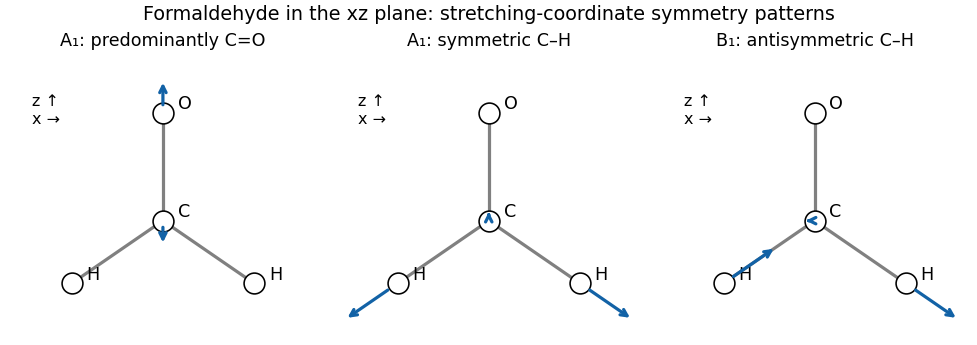

This figure's Python source:
"""Original bond-stretch coordinate sketches; Python 3.14.4, matplotlib/numpy as pyproject.toml."""
from pathlib import Path
import matplotlib
matplotlib.use('Agg')
import matplotlib.pyplot as plt
import numpy as np
fig,axes=plt.subplots(1,3,figsize=(8.5,3),layout='constrained')
xy=np.array([[0,0],[0,.95],[-.8,-.55],[.8,-.55]])
for ax,title,arrows in zip(axes,['A₁: predominantly C=O','A₁: symmetric C–H','B₁: antisymmetric C–H'],[
 [[0,-.38],[0,.5],[0,0],[0,0]],[[0,.18],[0,0],[-.8,-.55],[.8,-.55]],[[-.18,0],[0,0],[.8,.55],[.8,-.55]]]):
 for j in range(1,4):ax.plot(*xy[[0,j]].T,color='0.5',lw=2)
 for p,name,v in zip(xy,['C','O','H','H'],arrows):
  ax.scatter(*p,s=170,color='white',edgecolors='black',zorder=3);ax.text(p[0]+.13,p[1]+.03,name,fontsize=11)
  if any(v):ax.annotate('',p+np.array(v)*.58,p+np.array(v)*.08,arrowprops=dict(arrowstyle='->',color='#1262a6',lw=2))
 ax.text(-1.15,.85,'z ↑\nx →',fontsize=10);ax.set_title(title,fontsize=11);ax.set_aspect('equal');ax.set_xlim(-1.3,1.3);ax.set_ylim(-1.05,1.45);ax.axis('off')
fig.suptitle('Formaldehyde in the xz plane: stretching-coordinate symmetry patterns',fontsize=12)
fig.savefig(Path(Path(__file__).stem + '.png'),dpi=115,facecolor='white');plt.close(fig)
